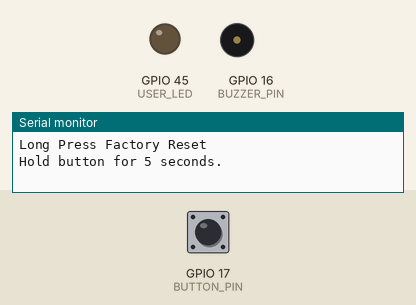
Recording of a sketch running on a simulated ESP32. Parts: output pins drawn as LEDs (lit = HIGH), buzzer (waves = sounding, pin HIGH), the last lines printed to the serial monitor. Inputs (shaded band) come from the test bench; at power-on: GPIO 17 (BUTTON_PIN) HIGH.

Above: at 1.2 s.
1.3 s: GPIO 17 (BUTTON_PIN) pulled LOW for 3.2 s
At 2.05 s:
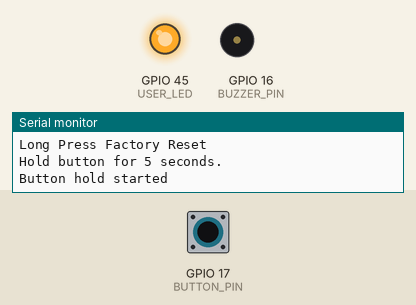
Timing chart, 0 to 6.0 s (numbered marks = the images above; inputs shaded):
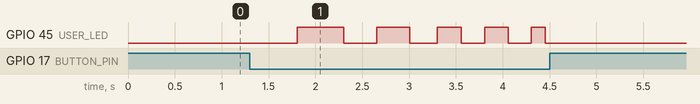

The sketch:

Button_Long_Press_Factory_Reset_Demo.ino
```cpp
/*
 * =============================================================================
 * LONG PRESS FACTORY RESET DEMONSTRATION - FreeRTOS VERSION
 * =============================================================================
 *
 * This program detects how long a button connected to GPIO 17 is held.
 *
 * A normal short press does nothing.
 *
 * While the button is being held:
 *   - The LED connected to GPIO 45 blinks progressively faster.
 *   - This shows that the reset timer is counting down.
 *
 * If the button is held for 5 seconds:
 *   - A reset sound is played through the buzzer on GPIO 16.
 *   - The LED flashes to indicate that the factory-reset condition
 *     has been reached.
 *
 * This is a starter-kit demonstration, so no actual flash, NVS, or EEPROM
 * data is erased.
 *
 * The performFactoryReset() function is where real application reset
 * logic can be added.
 *
 * FreeRTOS:
 *   The complete button/reset demonstration runs inside a dedicated task.
 *
 * =============================================================================
 */

#include <Arduino.h>

//=============================================================================
// GPIO Configuration
//=============================================================================

#define BUTTON_PIN 17
#define USER_LED   45
#define BUZZER_PIN 16

//=============================================================================
// Long Press Configuration
//=============================================================================

#define RESET_TIME 5000

//=============================================================================
// FreeRTOS Configuration
//=============================================================================

#define RESET_TASK_STACK_SIZE 4096
#define RESET_TASK_PRIORITY   1

#define BUTTON_CHECK_INTERVAL 5

//=============================================================================
// Factory Reset Sound
//=============================================================================

void resetSound()
{
    // Three short confirmation beeps.
    //
    // These beeps provide an audible indication that
    // the 5-second reset condition has been reached.

    for (int i = 0; i < 3; i++)
    {
        digitalWrite(
            BUZZER_PIN,
            HIGH
        );

        vTaskDelay(
            pdMS_TO_TICKS(150)
        );

        digitalWrite(
            BUZZER_PIN,
            LOW
        );

        vTaskDelay(
            pdMS_TO_TICKS(150)
        );
    }
}

//=============================================================================
// Factory Reset Function
//=============================================================================

void performFactoryReset()
{
    Serial.println(
        "FACTORY RESET TRIGGERED"
    );

    // Play the reset confirmation sound.
    resetSound();

    //-------------------------------------------------------------------------
    // Reset Indication
    //-------------------------------------------------------------------------

    // Flash the LED five times to visually confirm
    // that the reset condition has been reached.

    for (int i = 0; i < 5; i++)
    {
        digitalWrite(
            USER_LED,
            HIGH
        );

        vTaskDelay(
            pdMS_TO_TICKS(100)
        );

        digitalWrite(
            USER_LED,
            LOW
        );

        vTaskDelay(
            pdMS_TO_TICKS(100)
        );
    }

    //-------------------------------------------------------------------------
    // Actual Application Reset Logic
    //-------------------------------------------------------------------------
    //
    // Add actual reset logic here.
    //
    // For example:
    //   - Clear configuration
    //   - Reset user preferences
    //   - Clear NVS/EEPROM data
    //
}

//=============================================================================
// Factory Reset Task
//=============================================================================

void resetTask(void *parameter)
{
    bool wasPressed = false;

    // Prevents the reset function from being triggered repeatedly
    // while the button remains held after 5 seconds.
    bool resetTriggered = false;

    // Stores when the current button hold started.
    unsigned long pressStartTime = 0;

    // Stores when the LED was last changed.
    unsigned long lastBlinkTime = 0;

    while (true)
    {
        // Because INPUT_PULLUP is being used,
        // LOW means the button is pressed.
        bool buttonPressed =
            digitalRead(BUTTON_PIN) == LOW;

        //=====================================================================
        // Button Press Started
        //=====================================================================

        if (
            buttonPressed &&
            !wasPressed
        )
        {
            // Record when the button was pressed.
            pressStartTime = millis();

            // Start LED timing from the beginning of the hold.
            lastBlinkTime = millis();

            // Allow the reset condition to be triggered
            // again for this new button press.
            resetTriggered = false;

            Serial.println(
                "Button hold started"
            );
        }

        //=====================================================================
        // Button Being Held
        //=====================================================================

        if (buttonPressed)
        {
            unsigned long holdTime =
                millis() - pressStartTime;

            unsigned long blinkInterval;

            // The longer the button is held,
            // the faster the LED blinks.

            if (holdTime < 1000)
            {
                blinkInterval = 500;
            }
            else if (holdTime < 2000)
            {
                blinkInterval = 350;
            }
            else if (holdTime < 3000)
            {
                blinkInterval = 250;
            }
            else if (holdTime < 4000)
            {
                blinkInterval = 150;
            }
            else
            {
                blinkInterval = 75;
            }

            // Change LED state whenever the selected
            // blink interval has elapsed.
            if (
                millis() - lastBlinkTime >=
                blinkInterval
            )
            {
                digitalWrite(
                    USER_LED,
                    !digitalRead(USER_LED)
                );

                lastBlinkTime = millis();
            }

            //=================================================================
            // 5 Second Reset Threshold
            //=================================================================

            if (
                holdTime >= RESET_TIME &&
                !resetTriggered
            )
            {
                // Make sure the reset occurs only once
                // during this button hold.
                resetTriggered = true;

                // Stop the progressive blinking.
                digitalWrite(
                    USER_LED,
                    LOW
                );

                // Perform the reset demonstration.
                performFactoryReset();
            }
        }

        //=====================================================================
        // Button Released
        //=====================================================================

        if (
            !buttonPressed &&
            wasPressed
        )
        {
            // Always turn the LED off after release.
            digitalWrite(
                USER_LED,
                LOW
            );

            if (!resetTriggered)
            {
                Serial.println(
                    "Button released before 5 seconds"
                );
            }
        }

        // Save the current state for the next iteration.
        wasPressed = buttonPressed;

        // Give FreeRTOS time to run other tasks.
        vTaskDelay(
            pdMS_TO_TICKS(
                BUTTON_CHECK_INTERVAL
            )
        );
    }
}

//=============================================================================
// Setup
//=============================================================================

void setup()
{
    Serial.begin(115200);

    //-------------------------------------------------------------------------
    // GPIO
    //-------------------------------------------------------------------------

    pinMode(
        BUTTON_PIN,
        INPUT_PULLUP
    );

    pinMode(
        USER_LED,
        OUTPUT
    );

    pinMode(
        BUZZER_PIN,
        OUTPUT
    );

    // Start with both output devices turned off.
    digitalWrite(
        USER_LED,
        LOW
    );

    digitalWrite(
        BUZZER_PIN,
        LOW
    );

    Serial.println(
        "Long Press Factory Reset"
    );

    Serial.println(
        "Hold button for 5 seconds."
    );

    //-------------------------------------------------------------------------
    // Create FreeRTOS Reset Task
    //-------------------------------------------------------------------------

    xTaskCreatePinnedToCore(
        resetTask,
        "Factory Reset Task",
        RESET_TASK_STACK_SIZE,
        NULL,
        RESET_TASK_PRIORITY,
        NULL,
        1
    );
}

//=============================================================================
// Arduino Loop
//=============================================================================

void loop()
{
    vTaskDelay(
        pdMS_TO_TICKS(1000)
    );
}
```

Measured:
- after the input at 1.3 s, GPIO 45 (USER_LED): LOW → HIGH after 0.51 s, → LOW 0.50 s later, → HIGH 0.35 s later, → LOW 0.35 s later, … (10 changes in this stretch)
